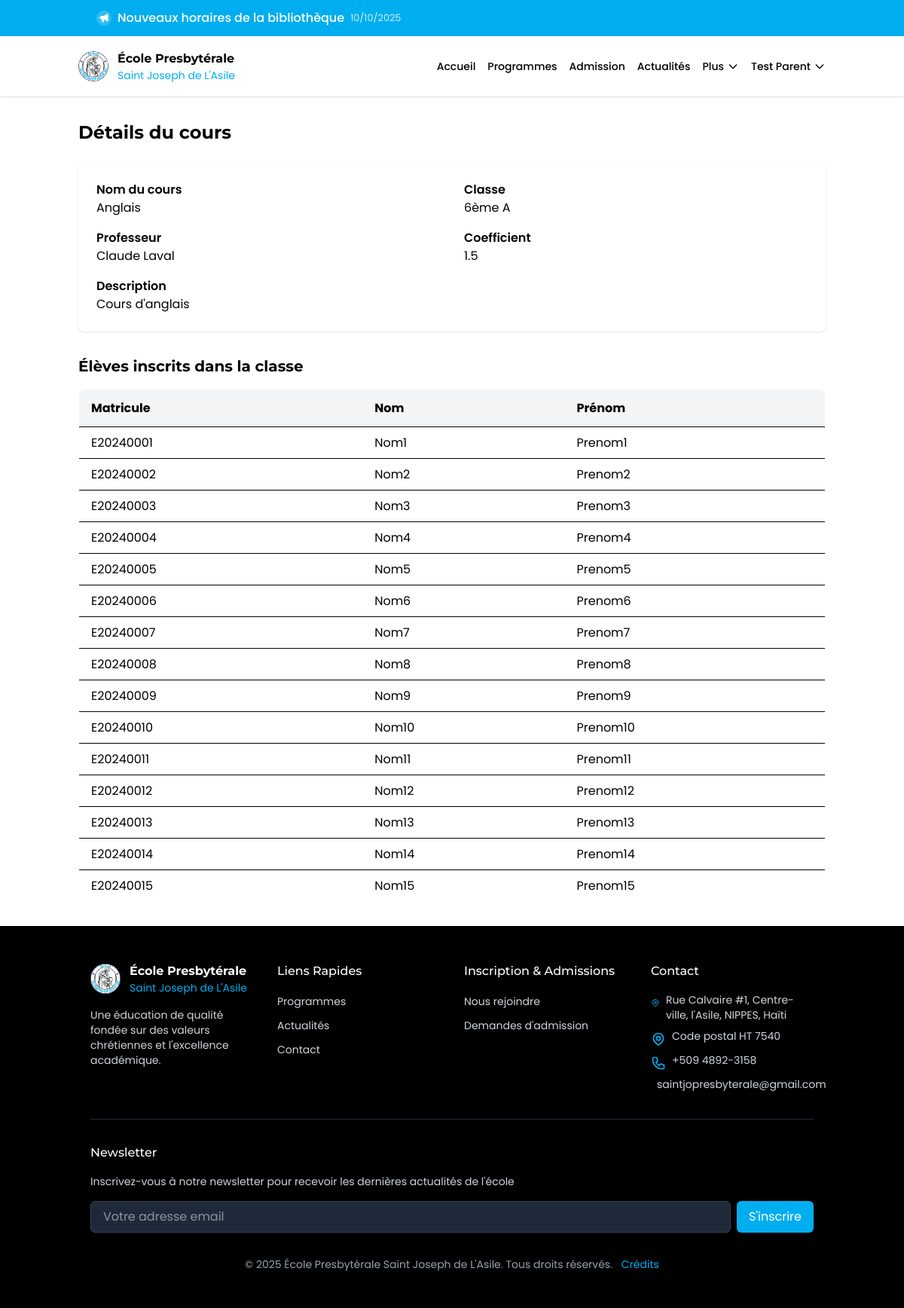
The page /cours/3 (signed in) on the database as committed earlier.
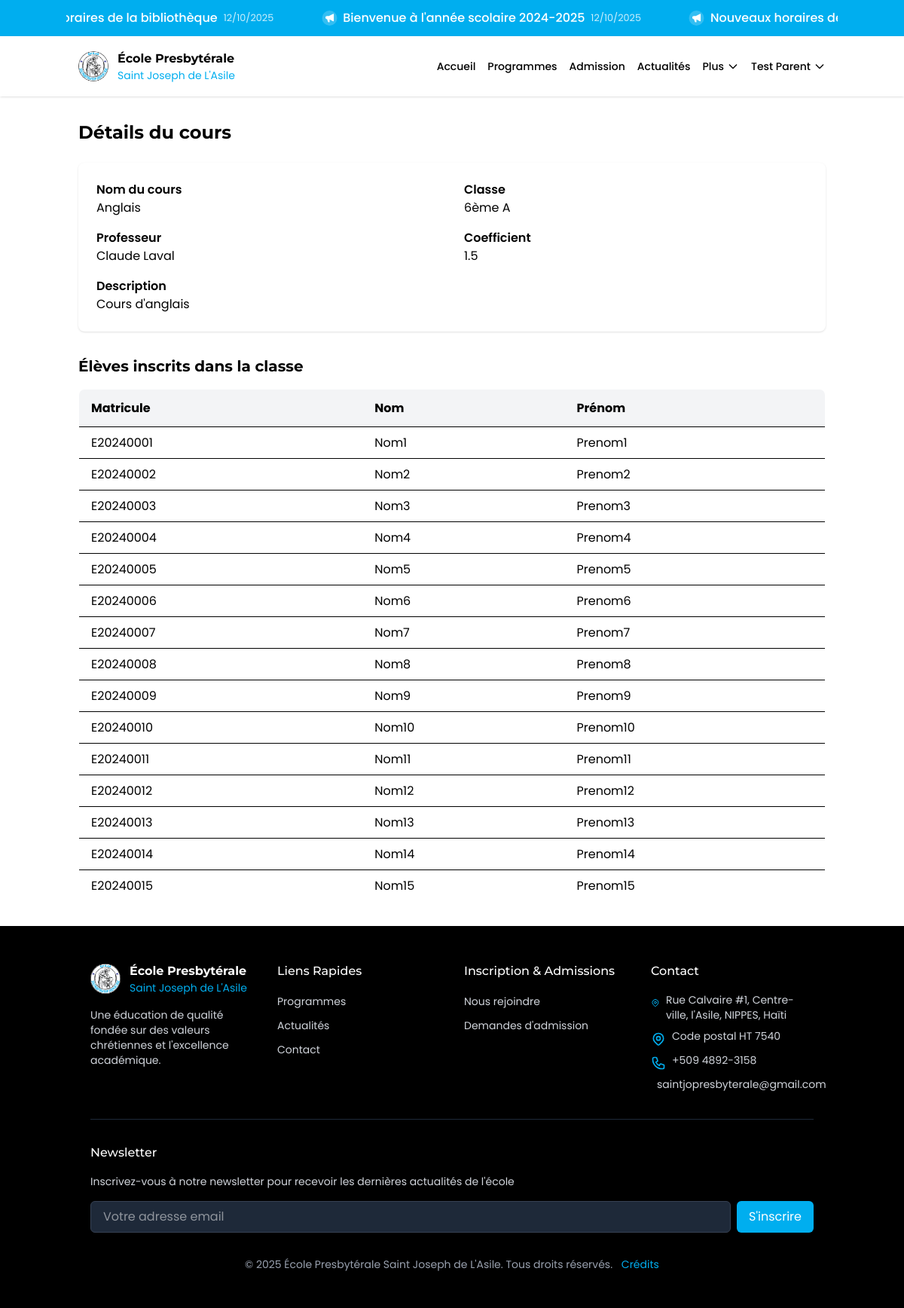
The same page on the database as committed later.
### models.py (models this page shows, shortened)
class Annonce(db.Model):
    __tablename__ = 'annonces'
    id = db.Column(db.Integer, primary_key=True)
    titre = db.Column(db.String(100), nullable=False)
    contenu = db.Column(db.Text, nullable=False)
    date_creation = db.Column(db.DateTime, default=datetime.now)
    date_expiration = db.Column(db.Date)
    public = db.Column(db.Boolean, default=True)
    important = db.Column(db.Boolean, default=False)

class Eleve(db.Model):
    __tablename__ = 'eleves'
    id = db.Column(db.Integer, primary_key=True)
    matricule = db.Column(db.String(20), unique=True, nullable=False)
    nom = db.Column(db.String(100), nullable=False)
    prenom = db.Column(db.String(100), nullable=False)
    date_naissance = db.Column(db.Date, nullable=False)
    lieu_naissance = db.Column(db.String(100), nullable=False)
    sexe = db.Column(db.String(1), nullable=False)
    adresse = db.Column(db.String(255), nullable=False)
    telephone = db.Column(db.String(20))
    email = db.Column(db.String(120))
    classe_id = db.Column(db.Integer, db.ForeignKey('classes.id'), nullable=False)
    parent_id = db.Column(db.Integer, db.ForeignKey('users.id'))
    photo = db.Column(db.String(255))
    date_inscription = db.Column(db.Date, default=datetime.now)
    actif = db.Column(db.Boolean, default=True)
    classe = db.relationship('Classe', backref=db.backref('eleves', lazy=True))
    parent = db.relationship('User', backref=db.backref('enfants', lazy=True))

### modules/cours.py (the view)
@cours_blueprint.route('/<int:cours_id>')
@login_required
def details(cours_id):
    enseignement = Enseignement.query.filter_by(cours_id=cours_id).first()
    if not enseignement:
        flash('Cours non trouvé.', 'danger')
        return redirect(url_for('cours.liste'))
    cours = enseignement.cours
    classe = enseignement.classe
    professeur = enseignement.professeur
    eleves = classe.eleves if classe else []
    return render_template('cours/details.html', cours={
        'id': cours.id,
        'nom': cours.nom,
        'description': cours.description,
        'coefficient': cours.coefficient,
        'classe_nom': classe.nom if classe else None,
        'professeur_nom': f"{professeur.prenom} {professeur.nom}" if professeur else None
    }, eleves=eleves)

### app.py (called while the page is built)
@login_manager.user_loader
def load_user(user_id):
    return User.query.get(int(user_id))

### templates/cours/details.html (shortened to what this page needs)
{% extends 'base.html' %}
{% block content %}
<div class="container mx-auto px-4 py-8">
    <h1 class="text-2xl font-bold mb-6">Détails du cours</h1>
    <div class="bg-white rounded-lg shadow p-6 mb-8">
        <dl class="grid grid-cols-1 md:grid-cols-2 gap-x-8 gap-y-4">
            <div>
                <dt class="font-semibold">Nom du cours</dt>
                <dd>{{ cours.nom }}</dd>
            </div>
            <div>
                <dt class="font-semibold">Classe</dt>
                <dd>{{ cours.classe_nom }}</dd>
            </div>
            <div>
                <dt class="font-semibold">Professeur</dt>
                <dd>{{ cours.professeur_nom or '-' }}</dd>
            </div>
            <div>
                <dt class="font-semibold">Coefficient</dt>
                <dd>{{ cours.coefficient }}</dd>
            </div>
            <div class="md:col-span-2">
                <dt class="font-semibold">Description</dt>
                <dd>{{ cours.description or '-' }}</dd>
            </div>
        </dl>
    </div>
    <h2 class="text-xl font-bold mb-4">Élèves inscrits dans la classe</h2>
    <div class="overflow-x-auto">
        <table class="min-w-full bg-white border border-gray-200 rounded-lg overflow-hidden">
            <thead>
                <tr class="bg-gray-100">
                    <th class="py-3 px-4 border-b text-left">Matricule</th>
                    <th class="py-3 px-4 border-b text-left">Nom</th>
                    <th class="py-3 px-4 border-b text-left">Prénom</th>
                </tr>
            </thead>
            <tbody>
                {% for eleve in eleves %}
                <tr class="border-b hover:bg-gray-50">
                    <td class="py-2 px-4">{{ eleve.matricule }}</td>
                    <td class="py-2 px-4">{{ eleve.nom }}</td>
                    <td class="py-2 px-4">{{ eleve.prenom }}</td>
                </tr>
                {% else %}
                <tr>
                    <td colspan="3" class="py-4 px-4 text-center text-gray-500">Aucun élève inscrit dans cette classe.</td>
                </tr>
                {% endfor %}
            </tbody>
        </table>
    </div>
</div>
{% endblock %}

### templates/base.html (shortened to what the changed rows need)
<html lang="en">
   <head>
      <script src="https://cdn.jsdelivr.net/npm/@tailwindcss/browser@4"></script>
      <link href="https://unpkg.com/aos@2.3.1/dist/aos.css" rel="stylesheet">
   </head>
   <body>
      <div id="root" class="overflow-hidden">
         {% if annonces and annonces|length > 0 %}
         <div class="ticker-wrap w-full">
            <div class="ticker container mx-auto">
               <div class="ticker-track" id="ticker-track">
                  {% for annonce in annonces %}
                  <div class="ticker-item">
                     <a href="{{ url_for('communication.details_annonce', annonce_id=annonce.id) }}" class="ticker-link">
                        {% if annonce.important is defined and annonce.important %}
                        <span class="ticker-icon important">
                           <svg xmlns="http://www.w3.org/2000/svg" viewBox="0 0 20 20" fill="currentColor">
                              <path fill-rule="evenodd" d="M8.257 3.099c.765-1.36 2.722-1.36 3.486 0l5.58 9.92c.75 1.334-.213 2.98-1.742 2.98H4.42c-1.53 0-2.493-1.646-1.743-2.98l5.58-9.92zM11 13a1 1 0 11-2 0 1 1 0 012 0zm-1-8a1 1 0 00-1 1v3a1 1 0 002 0V6a1 1 0 00-1-1z" clip-rule="evenodd" />
                           </svg>
                        </span>
                        {% else %}
                        <span class="ticker-icon">
                           <svg xmlns="http://www.w3.org/2000/svg" viewBox="0 0 20 20" fill="currentColor">
                              <path fill-rule="evenodd" d="M18 3a1 1 0 00-1.447-.894L8.763 6H5a3 3 0 000 6h.28l1.771 5.316A1 1 0 008 18h1a1 1 0 001-1v-4.382l6.553 3.276A1 1 0 0018 15V3z" clip-rule="evenodd" />
                           </svg>
                        </span>
                        {% endif %}
                        <span class="ticker-title">{{ annonce.titre }}</span>
                        <span class="ticker-date">{{ annonce.date_creation.strftime('%d/%m/%Y') }}</span>
                     </a>
                  </div>
                  {% endfor %}
               </div>
            </div>
         </div>
         {% endif %}
         <header class="sticky top-0 z-50 w-full bg-white/90 backdrop-blur-md shadow-sm overflow-x-hidden">
            <div class="container mx-auto px-4">
               <div class="flex h-20 items-center justify-between">
                     <div class="flex items-center flex-shrink-0">
                        <a href="#" class="flex items-center">
                           <div class="ml-3">
                              <h1 class="text-sm font-bold text-black md:text-base whitespace-nowrap">École Presbytérale</h1>
                           </div>
                        </a>
                     </div>
                  </div>
               </div>
            </header>
            {% block content %}
            {% endblock %}
            <footer class="bg-black text-white">
               <div class="container mx-auto px-4 py-12 sm:px-6 lg:px-8">
                  <div class="grid grid-cols-1 gap-8 md:grid-cols-4">
                     <div class="md:col-span-1">
                        <div class="flex items-center">
                           <a href="#" class="flex items-center">
                              <div class="ml-3">
                                 <h2 class="text-sm font-bold text-white md:text-base">École Presbytérale</h2>
                              </div>
                           </a>
                        </div>
                     </div>
                  </div>
               </div>
            </footer>
      </div>
   </body>
</html>

Rows that differ between the two databases and show on the page:
changed Annonce "Nouveaux horaires de la bibliothèque": date_creation "10/10/2025" → "12/10/2025"
now on this page (row edited): Annonce: important False (drawn), titre "Bienvenue à l'année scolaire 2024-2025", date_creation "12/10/2025"
